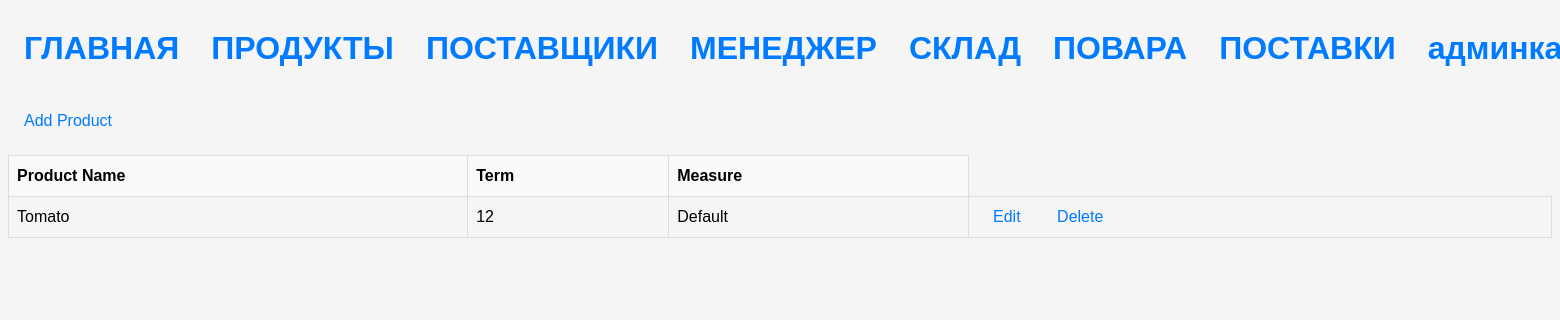
Screenshot of /products/ with the database file from the repository.
### stock/models.py (models this page shows, shortened)
class Product(Model):
    name = models.CharField(max_length=64)
    term = models.IntegerField()
    measure = models.ForeignKey(Measure, on_delete=models.CASCADE)

class Measure(Model):
    name = models.CharField(max_length=64)

### stock/views.py (the view)
# urls.py: path('products/', ProductListView.as_view(), name='product'),
class ProductListView(ListView):
    model = Product
    template_name = 'product/product_list.html'
    context_object_name = 'products'

### templates/product/product_list.html (shortened to what this page needs)
{% extends 'base.html' %}
{% block content %}
<table>
  <a href="{% url 'product_create' %}" class="btn btn-success">Add Product</a>
  <table>
    <thead>
      <tr>
        <th>Product Name</th>
        <th>Term</th>
        <th>Measure</th>
      </tr>
    </thead>
    <tbody>
      {% for product in object_list %}
      <tr>
        <td>{{ product.name }}</td>
        <td>{{ product.term }}</td>
        <td>{{ product.measure.name }}</td>
        <td>
          <a href="{% url 'product_update' product.id %}">Edit</a>
          <a href="{% url 'product_delete' product.id %}">Delete</a>
        </td>
      </tr>
      {% endfor %}
    </tbody>
  </table>
{%endblock%}

### static/styles/styles.css (style rules this page uses)
body { font-family: Arial, sans-serif; font-size: 16px; line-height: 1.5; background-color: #f5f5f5; }
a { color: #007bff; text-decoration: none; margin: 1em; }
table { width: 100%; border-collapse: collapse; }
th, td { border: 1px solid #ddd; padding: 8px; text-align: left; }
th { background-color: #f8f9fa; }

### rows the page displays
Product: name "Tomato", term "12", measure.name "Default"
